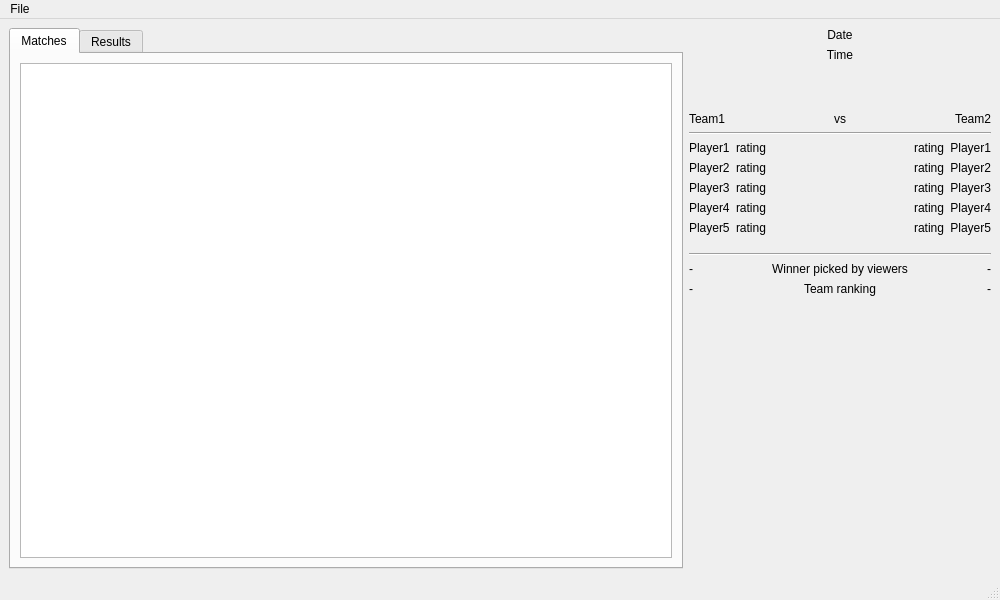
<?xml version="1.0" encoding="UTF-8"?>
<ui version="4.0">
 <class>MainWindow</class>
 <widget class="QMainWindow" name="MainWindow">
  <property name="geometry">
   <rect>
    <x>0</x>
    <y>0</y>
    <width>1000</width>
    <height>600</height>
   </rect>
  </property>
  <property name="windowTitle">
   <string>CS bets</string>
  </property>
  <widget class="QWidget" name="centralwidget">
   <layout class="QGridLayout" name="gridLayout">
    <item row="15" column="3">
     <widget class="QLabel" name="team_ranking_text">
      <property name="text">
       <string>Team ranking</string>
      </property>
      <property name="alignment">
       <set>Qt::AlignCenter</set>
      </property>
     </widget>
    </item>
    <item row="0" column="0" rowspan="17">
     <widget class="QTabWidget" name="tabWidget">
      <property name="currentIndex">
       <number>0</number>
      </property>
      <widget class="QWidget" name="matches_tab">
       <attribute name="title">
        <string>Matches</string>
       </attribute>
       <layout class="QGridLayout" name="gridLayout_2">
        <item row="0" column="0">
         <widget class="QListWidget" name="matches_list"/>
        </item>
       </layout>
      </widget>
      <widget class="QWidget" name="results_tab">
       <attribute name="title">
        <string>Results</string>
       </attribute>
       <layout class="QGridLayout" name="gridLayout_3">
        <item row="0" column="0">
         <widget class="QListWidget" name="results_list"/>
        </item>
       </layout>
      </widget>
     </widget>
    </item>
    <item row="7" column="1" colspan="5">
     <widget class="Line" name="line">
      <property name="orientation">
       <enum>Qt::Horizontal</enum>
      </property>
     </widget>
    </item>
    <item row="6" column="1">
     <widget class="QLabel" name="t1_name_label">
      <property name="text">
       <string>Team1</string>
      </property>
      <property name="alignment">
       <set>Qt::AlignCenter</set>
      </property>
     </widget>
    </item>
    <item row="6" column="5">
     <widget class="QLabel" name="t2_name_label">
      <property name="text">
       <string>Team2</string>
      </property>
      <property name="alignment">
       <set>Qt::AlignCenter</set>
      </property>
     </widget>
    </item>
    <item row="6" column="3">
     <widget class="QLabel" name="vs">
      <property name="text">
       <string>vs</string>
      </property>
      <property name="alignment">
       <set>Qt::AlignCenter</set>
      </property>
     </widget>
    </item>
    <item row="0" column="3">
     <widget class="QLabel" name="date_label">
      <property name="text">
       <string>Date</string>
      </property>
      <property name="alignment">
       <set>Qt::AlignCenter</set>
      </property>
     </widget>
    </item>
    <item row="3" column="1" colspan="5">
     <layout class="QHBoxLayout" name="horizontalLayout_2">
      <item>
       <widget class="QLabel" name="t1_image_label">
        <property name="sizePolicy">
         <sizepolicy hsizetype="Preferred" vsizetype="Preferred">
          <horstretch>0</horstretch>
          <verstretch>0</verstretch>
         </sizepolicy>
        </property>
        <property name="maximumSize">
         <size>
          <width>32</width>
          <height>32</height>
         </size>
        </property>
        <property name="layoutDirection">
         <enum>Qt::LeftToRight</enum>
        </property>
        <property name="text">
         <string/>
        </property>
        <property name="alignment">
         <set>Qt::AlignCenter</set>
        </property>
       </widget>
      </item>
      <item>
       <spacer name="horizontalSpacer">
        <property name="orientation">
         <enum>Qt::Horizontal</enum>
        </property>
        <property name="sizeHint" stdset="0">
         <size>
          <width>40</width>
          <height>20</height>
         </size>
        </property>
       </spacer>
      </item>
      <item>
       <widget class="QLabel" name="t2_image_label">
        <property name="maximumSize">
         <size>
          <width>32</width>
          <height>32</height>
         </size>
        </property>
        <property name="text">
         <string/>
        </property>
        <property name="alignment">
         <set>Qt::AlignCenter</set>
        </property>
       </widget>
      </item>
     </layout>
    </item>
    <item row="14" column="5">
     <widget class="QLabel" name="t2_percentage">
      <property name="text">
       <string>-</string>
      </property>
      <property name="alignment">
       <set>Qt::AlignRight|Qt::AlignTrailing|Qt::AlignVCenter</set>
      </property>
     </widget>
    </item>
    <item row="15" column="1">
     <widget class="QLabel" name="t1_ranking">
      <property name="text">
       <string>-</string>
      </property>
     </widget>
    </item>
    <item row="14" column="1">
     <widget class="QLabel" name="t1_percentage">
      <property name="text">
       <string>-</string>
      </property>
     </widget>
    </item>
    <item row="1" column="3">
     <widget class="QLabel" name="time_label">
      <property name="text">
       <string>Time</string>
      </property>
      <property name="alignment">
       <set>Qt::AlignCenter</set>
      </property>
     </widget>
    </item>
    <item row="13" column="1" colspan="5">
     <widget class="Line" name="line_2">
      <property name="orientation">
       <enum>Qt::Horizontal</enum>
      </property>
     </widget>
    </item>
    <item row="15" column="5">
     <widget class="QLabel" name="t2_ranking">
      <property name="text">
       <string>-</string>
      </property>
      <property name="alignment">
       <set>Qt::AlignRight|Qt::AlignTrailing|Qt::AlignVCenter</set>
      </property>
     </widget>
    </item>
    <item row="16" column="3">
     <spacer name="verticalSpacer">
      <property name="orientation">
       <enum>Qt::Vertical</enum>
      </property>
      <property name="sizeHint" stdset="0">
       <size>
        <width>20</width>
        <height>448</height>
       </size>
      </property>
     </spacer>
    </item>
    <item row="8" column="1" rowspan="3" colspan="2">
     <layout class="QGridLayout" name="gridLayout_5">
      <item row="0" column="0">
       <widget class="QLabel" name="t1_p1">
        <property name="frameShape">
         <enum>QFrame::NoFrame</enum>
        </property>
        <property name="text">
         <string>Player1</string>
        </property>
       </widget>
      </item>
      <item row="3" column="1">
       <widget class="QLabel" name="t1_p4_r">
        <property name="text">
         <string>rating</string>
        </property>
       </widget>
      </item>
      <item row="3" column="0">
       <widget class="QLabel" name="t1_p4">
        <property name="text">
         <string>Player4</string>
        </property>
       </widget>
      </item>
      <item row="2" column="1">
       <widget class="QLabel" name="t1_p3_r">
        <property name="text">
         <string>rating</string>
        </property>
       </widget>
      </item>
      <item row="1" column="1">
       <widget class="QLabel" name="t1_p2_r">
        <property name="text">
         <string>rating</string>
        </property>
       </widget>
      </item>
      <item row="1" column="0">
       <widget class="QLabel" name="t1_p2">
        <property name="frameShape">
         <enum>QFrame::NoFrame</enum>
        </property>
        <property name="text">
         <string>Player2</string>
        </property>
       </widget>
      </item>
      <item row="0" column="1">
       <widget class="QLabel" name="t1_p1_r">
        <property name="frameShape">
         <enum>QFrame::NoFrame</enum>
        </property>
        <property name="text">
         <string>rating</string>
        </property>
       </widget>
      </item>
      <item row="2" column="0">
       <widget class="QLabel" name="t1_p3">
        <property name="frameShape">
         <enum>QFrame::NoFrame</enum>
        </property>
        <property name="text">
         <string>Player3</string>
        </property>
       </widget>
      </item>
      <item row="4" column="0">
       <widget class="QLabel" name="t1_p5">
        <property name="text">
         <string>Player5</string>
        </property>
       </widget>
      </item>
      <item row="4" column="1">
       <widget class="QLabel" name="t1_p5_r">
        <property name="text">
         <string>rating</string>
        </property>
       </widget>
      </item>
     </layout>
    </item>
    <item row="8" column="4" rowspan="3" colspan="2">
     <layout class="QGridLayout" name="gridLayout_6">
      <item row="0" column="0">
       <widget class="QLabel" name="t2_p1_r">
        <property name="text">
         <string>rating</string>
        </property>
        <property name="alignment">
         <set>Qt::AlignRight|Qt::AlignTrailing|Qt::AlignVCenter</set>
        </property>
       </widget>
      </item>
      <item row="3" column="0">
       <widget class="QLabel" name="t2_p4_r">
        <property name="text">
         <string>rating</string>
        </property>
        <property name="alignment">
         <set>Qt::AlignRight|Qt::AlignTrailing|Qt::AlignVCenter</set>
        </property>
       </widget>
      </item>
      <item row="1" column="1">
       <widget class="QLabel" name="t2_p2">
        <property name="layoutDirection">
         <enum>Qt::LeftToRight</enum>
        </property>
        <property name="frameShape">
         <enum>QFrame::NoFrame</enum>
        </property>
        <property name="text">
         <string>Player2</string>
        </property>
        <property name="alignment">
         <set>Qt::AlignRight|Qt::AlignTrailing|Qt::AlignVCenter</set>
        </property>
       </widget>
      </item>
      <item row="2" column="0">
       <widget class="QLabel" name="t2_p3_r">
        <property name="text">
         <string>rating</string>
        </property>
        <property name="alignment">
         <set>Qt::AlignRight|Qt::AlignTrailing|Qt::AlignVCenter</set>
        </property>
       </widget>
      </item>
      <item row="1" column="0">
       <widget class="QLabel" name="t2_p2_r">
        <property name="text">
         <string>rating</string>
        </property>
        <property name="alignment">
         <set>Qt::AlignRight|Qt::AlignTrailing|Qt::AlignVCenter</set>
        </property>
       </widget>
      </item>
      <item row="2" column="1">
       <widget class="QLabel" name="t2_p3">
        <property name="layoutDirection">
         <enum>Qt::LeftToRight</enum>
        </property>
        <property name="frameShape">
         <enum>QFrame::NoFrame</enum>
        </property>
        <property name="text">
         <string>Player3</string>
        </property>
        <property name="alignment">
         <set>Qt::AlignRight|Qt::AlignTrailing|Qt::AlignVCenter</set>
        </property>
       </widget>
      </item>
      <item row="3" column="1">
       <widget class="QLabel" name="t2_p4">
        <property name="layoutDirection">
         <enum>Qt::LeftToRight</enum>
        </property>
        <property name="frameShape">
         <enum>QFrame::NoFrame</enum>
        </property>
        <property name="text">
         <string>Player4</string>
        </property>
        <property name="alignment">
         <set>Qt::AlignRight|Qt::AlignTrailing|Qt::AlignVCenter</set>
        </property>
       </widget>
      </item>
      <item row="0" column="1">
       <widget class="QLabel" name="t2_p1">
        <property name="layoutDirection">
         <enum>Qt::LeftToRight</enum>
        </property>
        <property name="frameShape">
         <enum>QFrame::NoFrame</enum>
        </property>
        <property name="text">
         <string>Player1</string>
        </property>
        <property name="alignment">
         <set>Qt::AlignRight|Qt::AlignTrailing|Qt::AlignVCenter</set>
        </property>
       </widget>
      </item>
      <item row="4" column="1">
       <widget class="QLabel" name="t2_p5">
        <property name="layoutDirection">
         <enum>Qt::LeftToRight</enum>
        </property>
        <property name="frameShape">
         <enum>QFrame::NoFrame</enum>
        </property>
        <property name="text">
         <string>Player5</string>
        </property>
        <property name="alignment">
         <set>Qt::AlignRight|Qt::AlignTrailing|Qt::AlignVCenter</set>
        </property>
       </widget>
      </item>
      <item row="4" column="0">
       <widget class="QLabel" name="t2_p5_r">
        <property name="text">
         <string>rating</string>
        </property>
        <property name="alignment">
         <set>Qt::AlignRight|Qt::AlignTrailing|Qt::AlignVCenter</set>
        </property>
       </widget>
      </item>
     </layout>
    </item>
    <item row="14" column="3">
     <widget class="QLabel" name="picked_winner_text">
      <property name="text">
       <string>Winner picked by viewers</string>
      </property>
      <property name="alignment">
       <set>Qt::AlignCenter</set>
      </property>
     </widget>
    </item>
   </layout>
  </widget>
  <widget class="QMenuBar" name="menubar">
   <property name="geometry">
    <rect>
     <x>0</x>
     <y>0</y>
     <width>1000</width>
     <height>25</height>
    </rect>
   </property>
   <widget class="QMenu" name="menuFile">
    <property name="title">
     <string>File</string>
    </property>
    <addaction name="separator"/>
    <addaction name="actionExit"/>
   </widget>
   <addaction name="menuFile"/>
  </widget>
  <widget class="QStatusBar" name="statusbar"/>
  <action name="actionExit">
   <property name="text">
    <string>Exit</string>
   </property>
  </action>
 </widget>
 <resources/>
 <connections/>
</ui>
